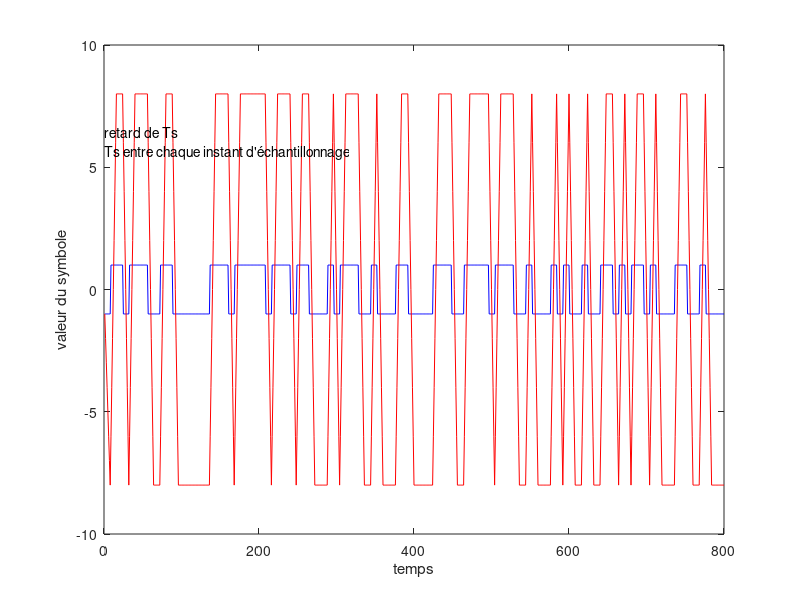
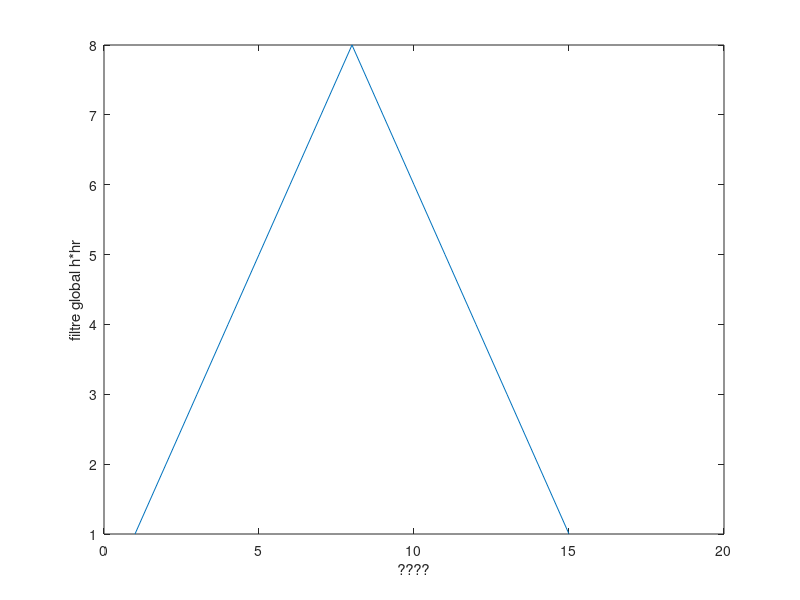
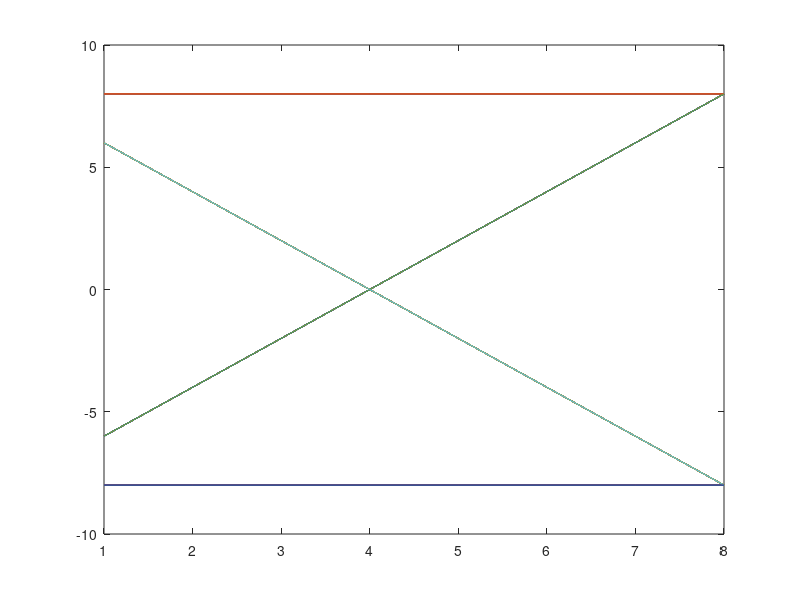

MATLAB code for these plots, in order:
%%%%%%%%%%%%%%%%%%%%%%%%%%%%%%%%%%%%%%%%%%%%%%%%%%%%%%%%%%%%%%%%%%%%%%
%% TP2 - Étude des interférences entre symbole - Critère de Nyquist %%
%%%%%%%%%%%%%%%%%%%%%%%%%%%%%%%%%%%%%%%%%%%%%%%%%%%%%%%%%%%%%%%%%%%%%%

% constantes
Fe = 24000; % feq ech en Hz
Te = 1 / Fe; % période ech en s
Rb = 3000; % debit binaire en bit/s
Tb = 1 / Rb; % s/bit
N = 100; % nb ech

duree = N / Rb;

Ns = Tb / Te; % symb / bit

% Ns "temporel" = 0.0003s

close all

% émission
bits = randi([0, 1], 1, N);
mapping = [-1, 1];
a = mapping(bits + 1);
diracs = kron(a, [1 zeros(1, Ns - 1)]); % somme diracs
h = ones(1, Ns);
s = filter(h, 1, diracs);
tps = linspace(0, duree, length(s)); % échelle temporelle

figure( ...
    "Name", "Signaux émis et en sortie du filtre de réception", ...
    "NumberTitle", "off")
plot(s, "blue");

% sortie de réception
hr = h;
s = filter(hr, 1, s);

hold on
plot(s, "red");
xlabel("temps")
ylabel("valeur du symbole")
str = {"retard de Ts", "Ts entre chaque instant d'échantillonnage"};
text(0.0005, 6, str)

% décodage
n0 = 3;
y_echant = s(n0:Ns:end);
BitsRecuperes = (sign(y_echant) + 1) / 2; % demapping
erreur = abs(bits - BitsRecuperes);
TEB = mean(erreur);

figure( ...
    "Name", "Réponse impulsionnelle globale de la chaine de transmission", ...
    "NumberTitle", "off")
g = conv(h, h);
plot(g);
xlabel("????")
ylabel("filtre global h*hr")

% diagramme de l'oeil
figure("Name", "diagramme de l'oeil", "NumberTitle", "off")
s_tronque = s(Ns+1:end);
plot(reshape(s_tronque, Ns, length(s_tronque)/Ns))

% explication: 4 valeurs possibles pour deuxc bits (symboles) donc 4 transitions

% instant optimal: 8 parce qu'alors, 1 seul symbole pris en compte

% décodage
